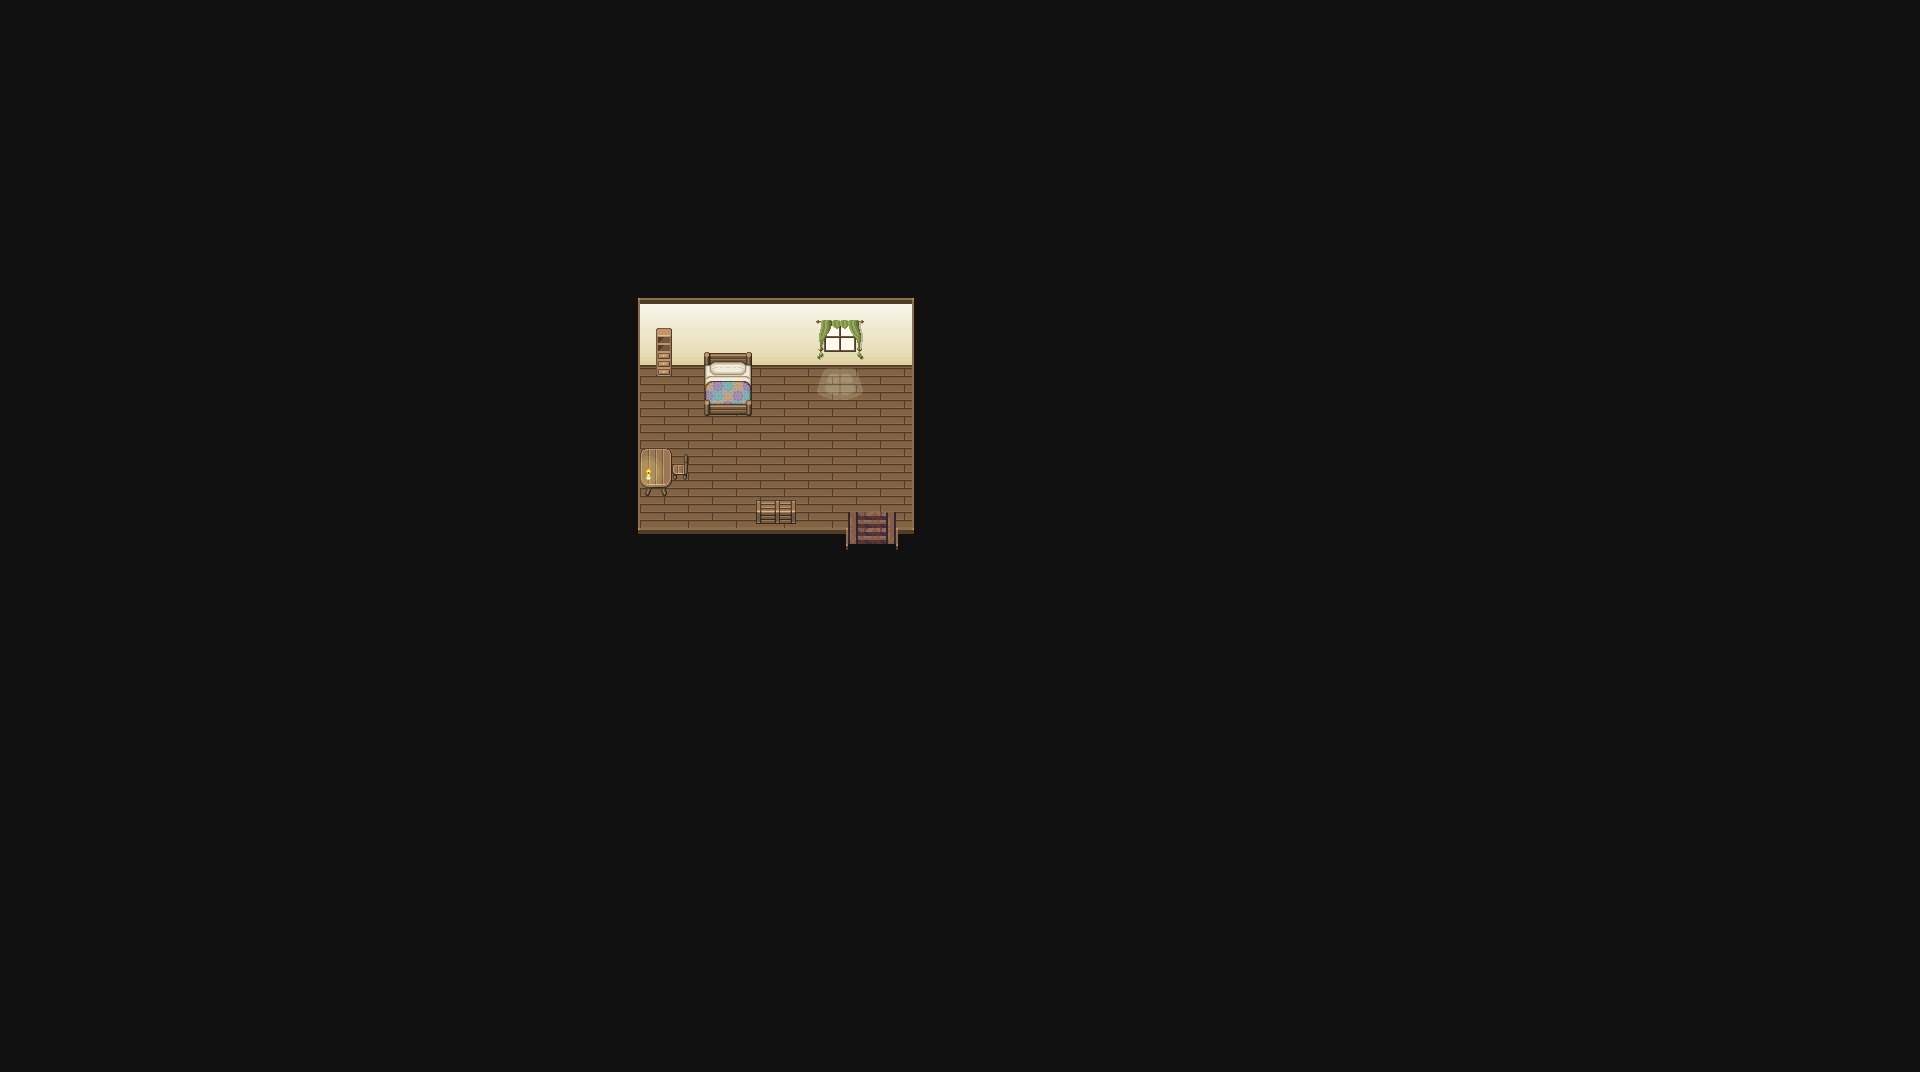

Tiled map render using the project's own tile images. Description and the map definition, with tile-layer contents summarised, below:
An orthogonal 120x67 tile map with 16x16 px tiles, 5 tile layers (roof (s.o.s), Camada de Blocos 1, Camada de Blocos 2, Camada de Blocos 3, ...), 2 tilesets and 12 objects.

<map version="1.10" tiledversion="1.11.2" orientation="orthogonal" renderorder="right-down" width="120" height="67" tilewidth="16" tileheight="16" infinite="0" nextlayerid="8" nextobjectid="14">
 <editorsettings>
  <export target="quarto.json" format="json" />
 </editorsettings>
 <tileset firstgid="1" name="tileset_16x16_interior" tilewidth="16" tileheight="16" tilecount="256" columns="16">
  <image source="tileset_16x16_interior.png" width="256" height="256" />
 </tileset>
 <tileset firstgid="257" name="6_floors" tilewidth="16" tileheight="16" tilecount="252" columns="18">
  <image source="6_floors.png" width="288" height="224" />
 </tileset>
 <layer id="5" name="roof (s.o.s)" width="120" height="67">
  <data>[8040 cells, 8040 non-empty, 11 distinct tile ids]</data>
 </layer>
 <layer id="1" name="Camada de Blocos 1" width="120" height="67">
  <data>[8040 cells, 238 non-empty, 7 distinct tile ids]</data>
 </layer>
 <layer id="2" name="Camada de Blocos 2" width="120" height="67">
  <data>[8040 cells, 40 non-empty, 40 distinct tile ids]</data>
 </layer>
 <layer id="3" name="Camada de Blocos 3" width="120" height="67">
  <data>[8040 cells, 14 non-empty, 14 distinct tile ids]</data>
 </layer>
 <layer id="4" name="Camada de Blocos 4" width="120" height="67">
  <data>[8040 cells, 12 non-empty, 12 distinct tile ids]</data>
 </layer>
 <objectgroup id="6" name="colisao">
  <properties>
   <property name="collision" type="bool" value="true" />
  </properties>
  <object id="1" x="633.5" y="296" width="7" height="241" />
  <object id="2" x="639.5" y="527.5" width="205.091" height="10" />
  <object id="3" x="899.023" y="529.5" width="1.97727" height="18.5" />
  <object id="4" x="839.5" y="532" width="5.18182" height="17.5" />
  <object id="5" x="899.045" y="528.5" width="17.4545" height="8.5" />
  <object id="6" x="911.5" y="284.5" width="5" height="252.5" />
  <object id="7" x="634.5" y="290" width="292" height="74.5" />
  <object id="9" x="655.5" y="349.5" width="14.5" height="26.5" />
  <object id="10" x="703.5" y="400.5" width="48" height="16" />
  <object id="11" x="641.5" y="449" width="29" height="46" />
  <object id="12" x="755" y="501" width="41" height="21.5" />
 </objectgroup>
 <objectgroup id="7" name="sala_lore">
  <object id="13" x="844.455" y="525.333" width="54.5985" height="23.3333" />
 </objectgroup>
</map>
